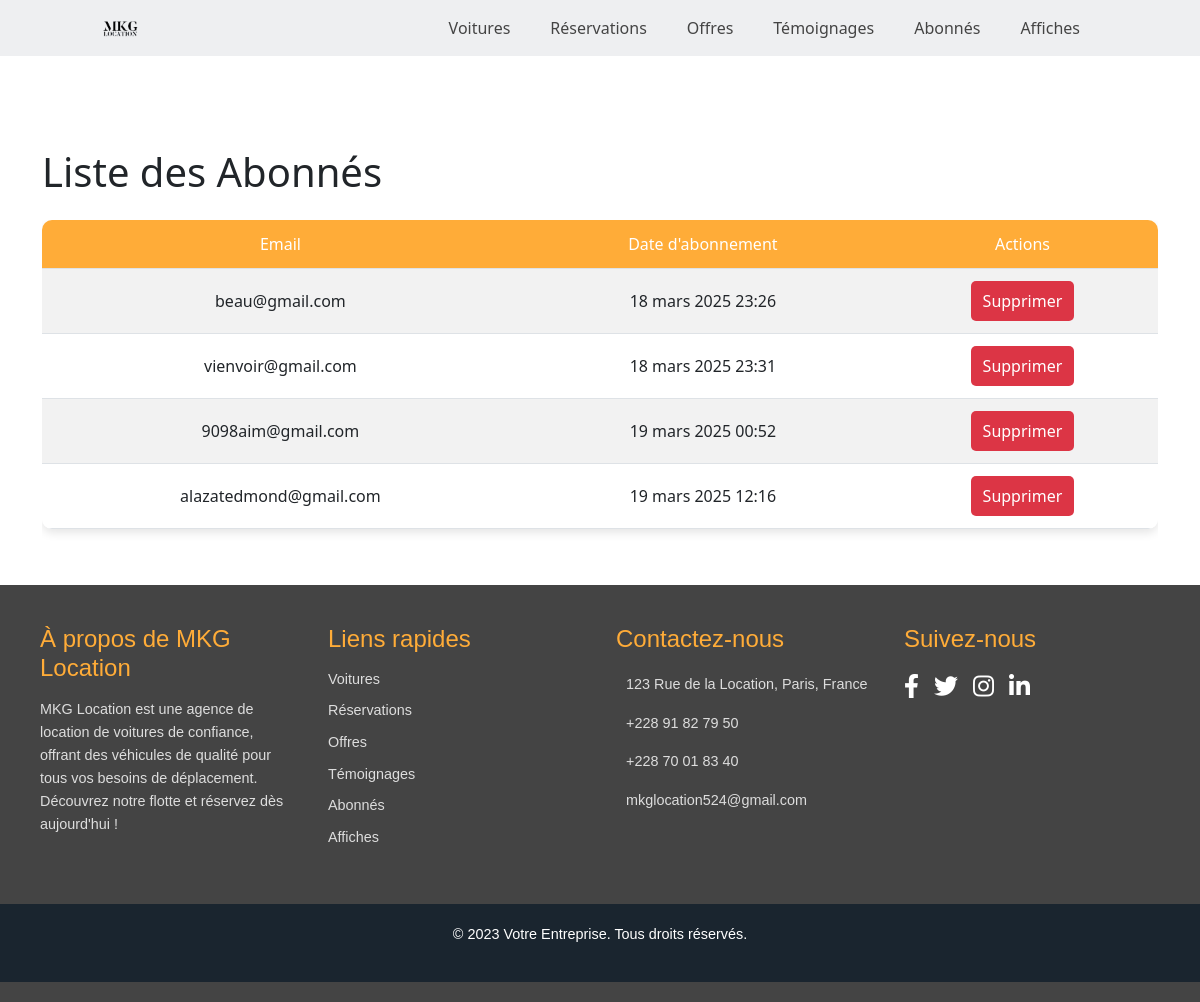
The page /abonnes/ on the database as committed earlier.
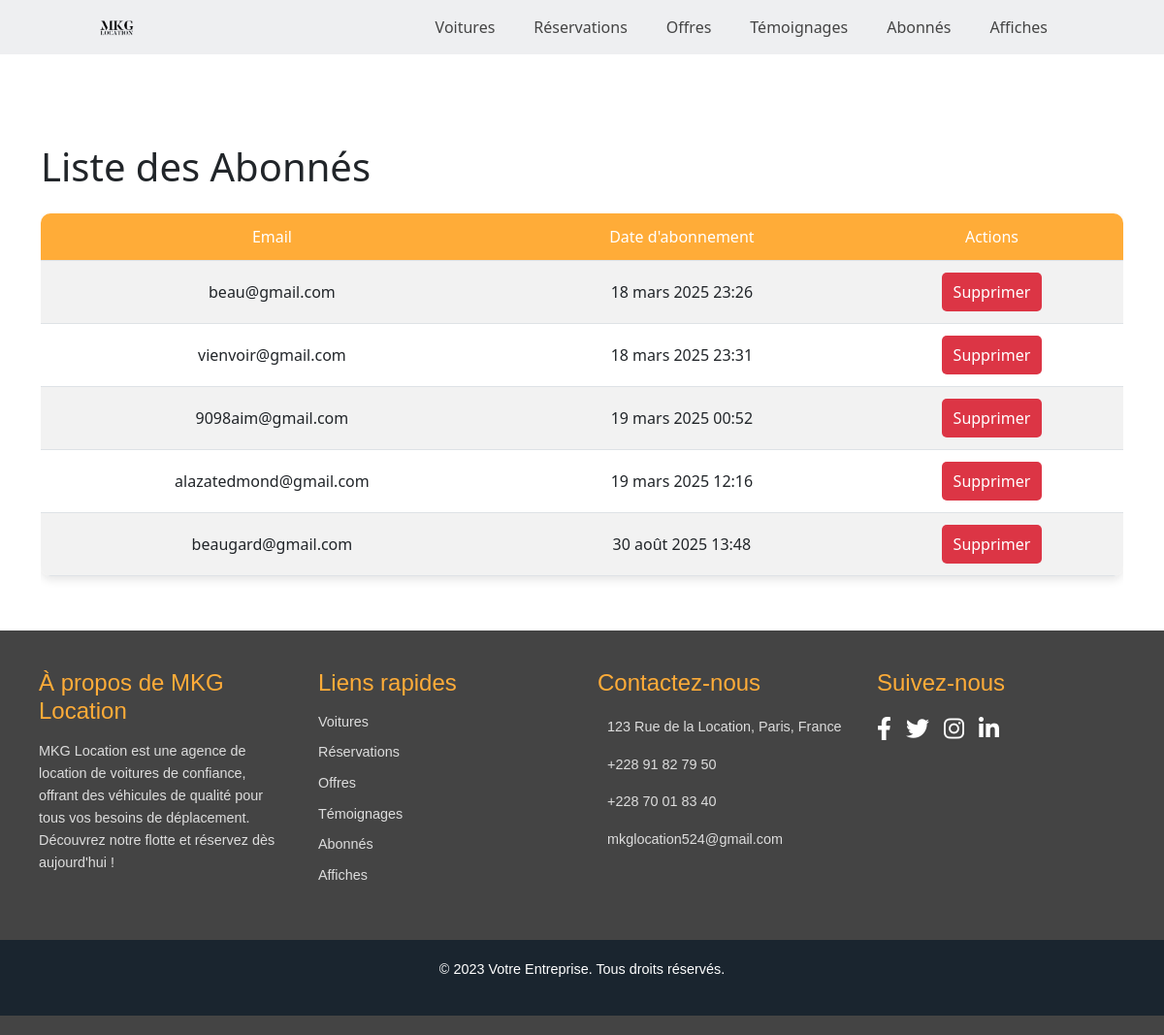
The same page on the database as committed later.
### vehicules/models.py (models this page shows, shortened)
class NewsletterSubscription(models.Model):
    email = models.EmailField(unique=True)  # L'email de l'abonné
    date_subscribed = models.DateTimeField(auto_now_add=True)  # La date d'abonnement

### vehicules/views.py (the view)
# urls.py: path('abonnes/', views.liste_abonnes, name='liste_abonnes'),
def liste_abonnes(request):
    abonnes = NewsletterSubscription.objects.all()
    return render(request, 'dashboard/abonnes/liste_abonnes.html', {'abonnes': abonnes})

### vehicules/templates/dashboard/abonnes/liste_abonnes.html (shortened to what this page needs)
{% load static %}
<!DOCTYPE html>
<html lang="fr">
<head>
    <link href="https://cdn.jsdelivr.net/npm/bootstrap@5.3.0/dist/css/bootstrap.min.css" rel="stylesheet">
    <link href="https://cdnjs.cloudflare.com/ajax/libs/font-awesome/6.0.0-beta3/css/all.min.css" rel="stylesheet">
</head>
<body>
    <header class="section">
        <div class="logo">
            <a href="{% url 'dashboard' %}">
                <img src="{% static 'images/logomkg.png' %}" alt="Logo MKG">
            </a>
        </div>
        <div class="navbar-container">
            <ul class="navbar">
                <li><a href="{% url 'liste_voitures' %}">Voitures</a></li>
                <li><a href="{% url 'liste_reservations' %}">Réservations</a></li>
                <li><a href="{% url 'liste_offres' %}">Offres</a></li>
                <li><a href="{% url 'liste_temoignages' %}">Témoignages</a></li>
                <li><a href="{% url 'liste_abonnes' %}">Abonnés</a></li>
                <li><a href="{% url 'liste_affiches' %}">Affiches</a></li>
            </ul>
        </div>
    </header>
    <main>
        <div class="container mt-5">
            <h1 class="mb-4">Liste des Abonnés</h1>
            <div class="table-responsive">
                <table class="table table-striped table-hover">
                    <thead>
                        <tr>
                            <th>Email</th>
                            <th>Date d'abonnement</th>
                            <th>Actions</th>
                        </tr>
                    </thead>
                    <tbody>
                        {% for abonne in abonnes %}
                        <tr>
                            <td>{{ abonne.email }}</td>
                            <td>{{ abonne.date_subscribed }}</td>
                            <td>
                                <a href="{% url 'supprimer_abonne' abonne.id %}" class="btn btn-danger btn-sm">Supprimer</a>
                            </td>
                        </tr>
                        {% endfor %}
                    </tbody>
                </table>
            </div>
        </div>
    </main>
    <footer class="footer">
        <div class="footer-container">
            <div class="footer-section">
                <h3>À propos de MKG Location</h3>
                <p>MKG Location est une agence de location de voitures de confiance, offrant des véhicules de qualité pour tous vos besoins de déplacement. Découvrez notre flotte et réservez dès aujourd'hui !</p>
            </div>
            <div class="footer-section">
                <h3>Liens rapides</h3>
                <ul>
                    <li><a href="{% url 'liste_voitures' %}">Voitures</a></li>
                    <li><a href="{% url 'liste_reservations' %}">Réservations</a></li>
                    <li><a href="{% url 'liste_offres' %}">Offres</a></li>
                    <li><a href="{% url 'liste_temoignages' %}">Témoignages</a></li>
                    <li><a href="{% url 'liste_abonnes' %}">Abonnés</a></li>
                    <li><a href="{% url 'liste_affiches' %}">Affiches</a></li>
                </ul>
            </div>
           <div class="footer-section">
            <h3>Contactez-nous</h3>
            <ul>
                <li> 123 Rue de la Location, Paris, France</li>
                <li><a href="https://wa.me/22891827950" target="_blank"> +228 91 82 79 50</a></li>
                <li><a href="https://wa.me/22870018340" target="_blank"> +228 70 01 83 40</a></li>
                <li> mkglocation524@gmail.com</li>
            </ul>
        </div>
            <div class="footer-section">
                <h3>Suivez-nous</h3>
                <div class="social-icons">
                    <a href="#"><i class="fab fa-facebook-f"></i></a>
                    <a href="#"><i class="fab fa-twitter"></i></a>
                    <a href="#"><i class="fab fa-instagram"></i></a>
                    <a href="#"><i class="fab fa-linkedin-in"></i></a>
                </div>
            </div>
        </div>
        <div class="copyright">
            <p>&copy; 2023 Votre Entreprise. Tous droits réservés.</p>
        </div>
    </footer>
</body>
</html>

Rows that differ between the two databases and show on the page:
added NewsletterSubscription: email "beaugard@gmail.com", date_subscribed "30 août 2025 13:48"
